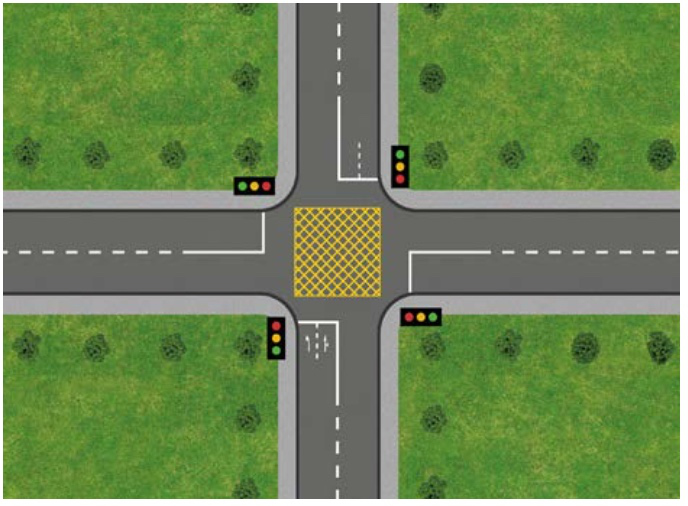
#> input picture Control lights/Resources/Images/crossroad.png, 688 x 506 px, given in place of the camera
$ python traffic_algorithm.py
#> lines starting #> are read from the running program, lines starting #| are printed output that depends on the picture; after the words box and inside, x2 and y2 are one past the last pixel; in counts of white or black regions, pixels touching at a corner belong together
#ver 1.1 - currently working
#
# import cv2
# import numpy as np
#
# # HSV range for blue detection (Based on your values)
# lower_blue = np.array([66, 57, 0])
# upper_blue = np.array([107, 255, 255])
#
# # Start webcam
# cap = cv2.VideoCapture(1)
#
# # Set the window to fullscreen
# window_name = "Blue Tape Detection"
# cv2.namedWindow(window_name)
# cv2.setWindowProperty(window_name, cv2.WND_PROP_FULLSCREEN, cv2.WINDOW_FULLSCREEN)
#
# # --- Lane Drawing Parameters (Adjust these based on your intersection) ---
# lane_lines = [
#     ((250, 0), (250, 480), "5"),  # Lane 1 - Left Boundary (empty label)
#     ((295, 0), (295, 480), "6"),  # Lane 1 - Right Boundary
#     ((345, 0), (345, 480), "7"),  # Lane 2 - Right Boundary
#     ((385, 0), (385, 480), " "),  # Lane 3 - Right Boundary
#     ((0, 190), (640, 180), "1"),  # Lane 4 - Top Boundary
#     ((0, 219), (640, 210), "2"),  # Lane 5 - Bottom Boundary
#     ((0, 250), (640, 240), ""),  # Lane 6 - Top Boundary (empty label)
#     ((0, 275), (640, 265), "3"),  # Lane 6 - Middle Boundary
#     ((0, 305), (640, 290), "4"),  # Lane 7 - Bottom Boundary
# ]
# lane_color = (0, 165, 255)  # Orange color for lanes (BGR format)
# lane_thickness = 2
# # -------------------------------------------------------------------------
#
# def get_lane(x, y, lane_lines):
#     """Determines the lane based on x, y coordinates."""
#     if y < 190:
#         return "5"
#     elif 190 <= y < 219:
#         return "6"
#     elif 250 <= y < 305:
#         return "3"
#     elif y >= 305:
#         return "4"
#     elif 250 <= x < 295:
#         return "5"
#     elif 295 <= x < 345:
#         return "6"
#     elif 345 <= x < 385:
#         return "7"
#     else:
#         return "Unknown"
#
# while True:
#     ret, frame = cap.read()
#     if not ret:
#         break
#
#     # Convert to HSV
#     hsv = cv2.cvtColor(frame, cv2.COLOR_BGR2HSV)
#
#     # Create mask for blue
#     mask = cv2.inRange(hsv, lower_blue, upper_blue)
#
#     # Apply morphological operations to enhance detection
#     kernel = np.ones((5, 5), np.uint8)
#     mask = cv2.dilate(mask, kernel, iterations=2)
#
#     # Find contours
#     contours, _ = cv2.findContours(mask, cv2.RETR_EXTERNAL, cv2.CHAIN_APPROX_SIMPLE)
#
#     for cnt in contours:
#         area = cv2.contourArea(cnt)
#         if area > 50:
#             (x, y), radius = cv2.minEnclosingCircle(cnt)
#             center = (int(x), int(y))
#             radius = int(radius)
#
#             if radius > 5:
#                 cv2.circle(frame, center, radius, (255, 0, 0), 2)  # Draw blue circle on frame
#
#                 lane = get_lane(x, y, lane_lines)  # Determine the lane
#                 coordinates = f"({int(x)}, {int(y)}) Lane: {lane}"  # Include lane in text
#                 cv2.putText(frame, coordinates, (int(x) + 10, int(y) - 10), cv2.FONT_HERSHEY_SIMPLEX, 0.5, (0, 255, 0), 1)
#
#     # Draw lane lines and add labels
#     for start_point, end_point, lane_label in lane_lines:
#         cv2.line(frame, start_point, end_point, lane_color, lane_thickness)
#
#         # Place label in top-left corner of the line segment
#         label_x = min(start_point[0], end_point[0]) + 5  # Add a small offset
#         label_y = min(start_point[1], end_point[1]) + 20  # Add a small offset
#
#         if lane_label:  # Only draw labels that are not empty strings
#             cv2.putText(frame, lane_label, (label_x, label_y), cv2.FONT_HERSHEY_SIMPLEX, 1, (0, 255, 0), 2)  # Green color
#
#     # Show results
#     cv2.imshow(window_name, frame)
#     cv2.imshow("Mask", mask)
#     result = cv2.bitwise_and(frame, frame, mask=mask)
#     cv2.imshow("Filtered Blue", result)
#
#     if cv2.waitKey(1) & 0xFF == ord("q"):
#         break
#
# cap.release()
# cv2.destroyAllWindows()


# python controlling esp32 device

# import serial
# import time
#
# # Open the serial connection to the master ESP32
# ser = serial.Serial('COM4', 115200)  # Replace COM_PORT with your actual COM port (e.g., COM3 on Windows or /dev/ttyUSB0 on Linux)
#
# # Wait for the ESP32 to initialize
# time.sleep(2)
#
# # Send a command (message) to the master ESP32
# message = "2"
# ser.write((message + '\n').encode())  # Send message to ESP32, append newline to match the trimming on ESP32
#
# # Optionally, wait for a response (if implemented in ESP32)
# time.sleep(1)
#
# # Close the serial connection
# ser.close()


# camera settings/config
#
# import cv2
# import numpy as np
#
# def nothing(x):
#     pass
#
# # Start webcam
# cap = cv2.VideoCapture(1)
#
# # Create trackbars to adjust HSV values
# cv2.namedWindow("Trackbars")
# cv2.createTrackbar("Lower H", "Trackbars", 90, 180, nothing)
# cv2.createTrackbar("Lower S", "Trackbars", 50, 255, nothing)
# cv2.createTrackbar("Lower V", "Trackbars", 50, 255, nothing)
# cv2.createTrackbar("Upper H", "Trackbars", 130, 180, nothing)
# cv2.createTrackbar("Upper S", "Trackbars", 255, 255, nothing)
# cv2.createTrackbar("Upper V", "Trackbars", 255, 255, nothing)
#
# while True:
#     ret, frame = cap.read()
#     if not ret:
#         break
#
#     hsv = cv2.cvtColor(frame, cv2.COLOR_BGR2HSV)
#
#     # Get trackbar positions
#     lower_h = cv2.getTrackbarPos("Lower H", "Trackbars")
#     lower_s = cv2.getTrackbarPos("Lower S", "Trackbars")
#     lower_v = cv2.getTrackbarPos("Lower V", "Trackbars")
#     upper_h = cv2.getTrackbarPos("Upper H", "Trackbars")
#     upper_s = cv2.getTrackbarPos("Upper S", "Trackbars")
#     upper_v = cv2.getTrackbarPos("Upper V", "Trackbars")
#
#     lower_blue = np.array([lower_h, lower_s, lower_v])
#     upper_blue = np.array([upper_h, upper_s, upper_v])
#
#     mask = cv2.inRange(hsv, lower_blue, upper_blue)
#     result = cv2.bitwise_and(frame, frame, mask=mask)
#
#     cv2.imshow("Original", frame)
#     cv2.imshow("Mask", mask)
#     cv2.imshow("Filtered Blue", result)
#
#     if cv2.waitKey(1) & 0xFF == ord("q"):
#         break
#
# cap.release()
# cv2.destroyAllWindows()


import cv2
import numpy as np

# HSV range for blue detection (Based on your values)
lower_blue = np.array([66, 57, 0])
upper_blue = np.array([107, 255, 255])

# Start webcam
cap = cv2.VideoCapture(2)

# Set the window to fullscreen
window_name = "Blue Tape Detection"
cv2.namedWindow(window_name)
cv2.setWindowProperty(window_name, cv2.WND_PROP_FULLSCREEN, cv2.WINDOW_FULLSCREEN)

# --- Lane Drawing Parameters (Adjust these based on your intersection) ---
lane_lines = [
    ((250, 0), (250, 480), "5"),  # Lane 1 - Left Boundary (empty label)
    ((295, 0), (295, 480), "6"),  # Lane 1 - Right Boundary
    ((345, 0), (345, 480), "7"),  # Lane 2 - Right Boundary
    ((385, 0), (385, 480), " "),  # Lane 3 - Right Boundary
    ((0, 190), (640, 180), "1"),  # Lane 4 - Top Boundary
    ((0, 219), (640, 210), "2"),  # Lane 5 - Bottom Boundary
    ((0, 250), (640, 240), ""),  # Lane 6 - Top Boundary (empty label)
    ((0, 275), (640, 265), "3"),  # Lane 6 - Middle Boundary
    ((0, 305), (640, 290), "4"),  # Lane 7 - Bottom Boundary
]
lane_color = (0, 165, 255)  # Orange color for lanes (BGR format)
lane_thickness = 2


# -------------------------------------------------------------------------

def get_lane(x, y, lane_lines):
    """Determines the lane based on x, y coordinates."""
    if 250 <= x < 295:
        return "5"
    elif 295 <= x < 345:
        return "6"
    elif 345 <= x < 385:
        return "7"
    elif y < 190:
        return "1"  # Corrected lane number to 1
    elif 190 <= y < 219:
        return "2"
    elif 250 <= y < 305:
        return "3"
    elif y >= 305:
        return "4"
    else:
        return "Unknown"


def count_cars_in_lanes(cars):
    """Counts cars in each lane."""
    lane_counts = {}
    for lane in ["1", "2", "3", "4", "5", "6", "7", "Unknown"]:
        lane_counts[lane] = 0

    for car in cars:
        lane_counts[car["lane"]] += 1

    return lane_counts


while True:
    ret, frame = cap.read()
#> frame is the input picture: shape (506, 688, 3); mean B, G, R 81.7, 134.4, 108
    if not ret:
        break

    # Convert to HSV
    hsv = cv2.cvtColor(frame, cv2.COLOR_BGR2HSV)
#> hsv: shape (506, 688, 3); mean H, S, V 45.8, 101.3, 135.2

    # Create mask for blue
    mask = cv2.inRange(hsv, lower_blue, upper_blue)
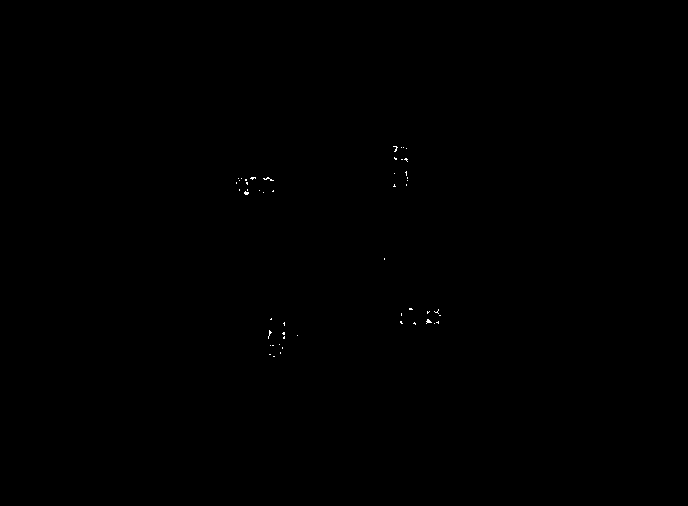
#> mask: shape (506, 688); 0.06% white in thin lines or dots, all inside (x1, y1, x2, y2) = (236, 146, 441, 357)

    # Apply morphological operations to enhance detection
    kernel = np.ones((5, 5), np.uint8)
    mask = cv2.dilate(mask, kernel, iterations=2)
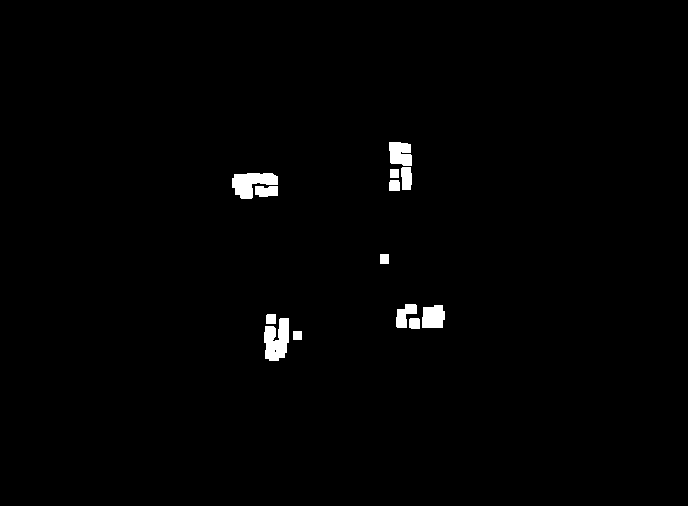
#> mask: shape (506, 688); 1.1% white; 13 white regions

    # Find contours
    contours, _ = cv2.findContours(mask, cv2.RETR_EXTERNAL, cv2.CHAIN_APPROX_SIMPLE)
#> contours = 13 contours; largest, box (x1, y1, x2, y2) and area: (264, 318, 289, 361) 724, (232, 173, 278, 199) 667, (422, 305, 445, 328) 424, (389, 142, 412, 166) 422, (396, 304, 417, 328) 262

    cars = []  # List to store car information
    for cnt in contours:
        area = cv2.contourArea(cnt)
        if area > 50:
            (x, y), radius = cv2.minEnclosingCircle(cnt)
            center = (int(x), int(y))
            radius = int(radius)

            if radius > 5:
                cv2.circle(frame, center, radius, (255, 0, 0), 2)  # Draw blue circle on frame

                lane = get_lane(x, y, lane_lines)  # Determine the lane
                coordinates = f"({int(x)}, {int(y)}) Lane: {lane}"  # Include lane in text
                cv2.putText(frame, coordinates, (int(x) + 10, int(y) - 10), cv2.FONT_HERSHEY_SIMPLEX, 0.5, (0, 255, 0),
                            1)

                cars.append({"x": x, "y": y, "lane": lane})
#> this loop made 13 passes
#> (cnt, area, x, y, radius, lane, coordinates) on pass 7: ([[380, 254], [380, 263], [388, 263], [388, 254]], 72, 384, 258.5, 6, '7', '(384, 258) Lane: 7')
#> (area, x, y, radius, lane, coordinates) on passes 2, 3, 4, 5, 6, 8: (97.5, 414.2, 323.2, 6, '4', '(414, 323) Lane: 4'), (724, 277.3, 338.4, 23, '5', '(277, 338) Lane: 5'), (80.5, 270.5, 318.5, 6, '5', '(270, 318) Lane: 5'), (424, 432, 316, 14, '4', '(432, 316) Lane: 4'), (262, 406, 315.5, 14, '4', '(406, 315) Lane: 4'), (193.5, 266, 190.5, 11, '5', '(266, 190) Lane: 5')
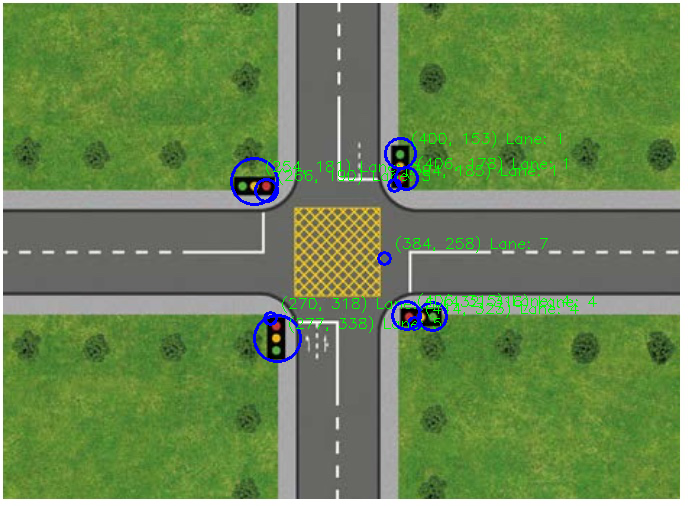
#> frame: shape (506, 688, 3); 1.53% of pixels changed, all inside (x1, y1, x2, y2) = (230, 131, 597, 363)
#> after the loop, cars = 11 items

    # Draw lane lines and add labels
    for start_point, end_point, lane_label in lane_lines:
        cv2.line(frame, start_point, end_point, lane_color, lane_thickness)

        # Place label in top-left corner of the line segment
        label_x = min(start_point[0], end_point[0]) + 5  # Add a small offset
        label_y = min(start_point[1], end_point[1]) + 20  # Add a small offset

        if lane_label:  # Only draw labels that are not empty strings
            cv2.putText(frame, lane_label, (label_x, label_y), cv2.FONT_HERSHEY_SIMPLEX, 1, (0, 255, 0),
                        2)  # Green color
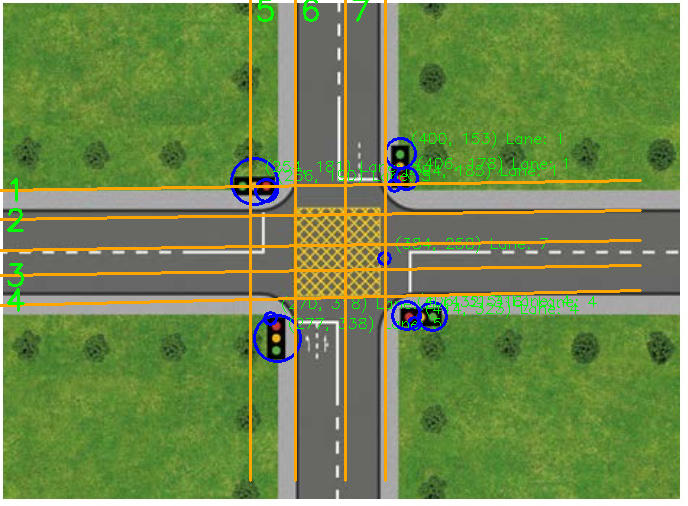
#> frame: shape (506, 688, 3); 4.63% of pixels changed, all inside (x1, y1, x2, y2) = (0, 0, 642, 482)

    # Count cars in each lane
    lane_counts = count_cars_in_lanes(cars)
#> the loop in count_cars_in_lanes, `for car in cars:` made 11 passes
#> car on passes 1 to 11: {'x': 414.2, 'y': 323.2, 'lane': '4'}, {'x': 277.3, 'y': 338.4, 'lane': '5'}, {'x': 270.5, 'y': 318.5, 'lane': '5'}, {'x': 432, 'y': 316, 'lane': '4'}, {'x': 406, 'y': 315.5, 'lane': '4'}, {'x': 384, 'y': 258.5, 'lane': '7'}, {'x': 266, 'y': 190.5, 'lane': '5'}, {'x': 394, 'y': 185.4, 'lane': '1'}, {'x': 254.5, 'y': 181.5, 'lane': '5'}, {'x': 406, 'y': 178, 'lane': '1'}, {'x': 400, 'y': 153.5, 'lane': '1'}
#> after the loop in count_cars_in_lanes, `for car in cars:`: lane_counts = {'1': 3, '2': 0, '3': 0, '4': 3, '5': 4, '6': 0, '7': 1, 'Unknown': 0}
    print("Car Counts per Lane:", lane_counts)
#| Car Counts per Lane: {'1': 3, '2': 0, '3': 0, '4': 3, '5': 4, '6': 0, '7': 1, 'Unknown': 0}

    # Show results
    cv2.imshow(window_name, frame)
    cv2.imshow("Mask", mask)
    result = cv2.bitwise_and(frame, frame, mask=mask)
    cv2.imshow("Filtered Blue", result)

    if cv2.waitKey(1) & 0xFF == ord("q"):
#> (key q is pressed here)
        break

cap.release()
cv2.destroyAllWindows()

$ run again, on Control lights/Resources/Images/hackintona.png
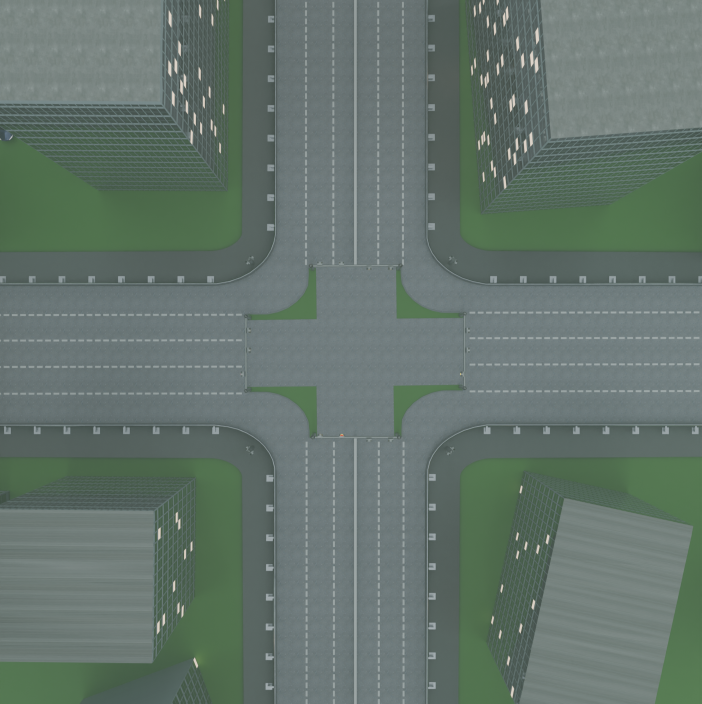
#> input picture Control lights/Resources/Images/hackintona.png, 1404 x 1407 px, given in place of the camera (shown at 1/2 size)
#> frame is the input picture: shape (1407, 1404, 3); mean B, G, R 107.9, 115.7, 100.1
#> hsv: shape (1407, 1404, 3); mean H, S, V 80, 37.3, 116.1
#> contours = 52 contours; largest, box (x1, y1, x2, y2) and area: (0, 248, 454, 387) 40843, (984, 938, 1373, 1261) 33788, (961, 280, 1404, 432) 31825, (64, 948, 392, 1025) 11394, (305, 1043, 395, 1244) 8715
#> the loop `for cnt in contours:` made 52 passes
#> (cnt, area, x, y, radius, lane, coordinates) on passes 30, 31, 39, 40: ([[230, 912], [230, 920], [359, 920], [359, 912]], 1032, 294.5, 916, 64, '5', '(294, 916) Lane: 5'), ([[191, 912], [191, 920], [207, 920], [207, 912]], 128, 199, 916, 8, '4', '(199, 916) Lane: 4'), ([[1113, 498], [1113, 506], [1138, 506], [1138, 498]], 200, 1125.5, 502, 13, '4', '(1125, 502) Lane: 4'), ([[279, 498], [279, 506], [289, 506], [289, 498]], 80, 284, 502, 6, '5', '(284, 502) Lane: 5')
#> after the loop `for cnt in contours:`: cars = 28 items
#> after the loop `for start_point, end_point, lane_label in lane_lines:`:
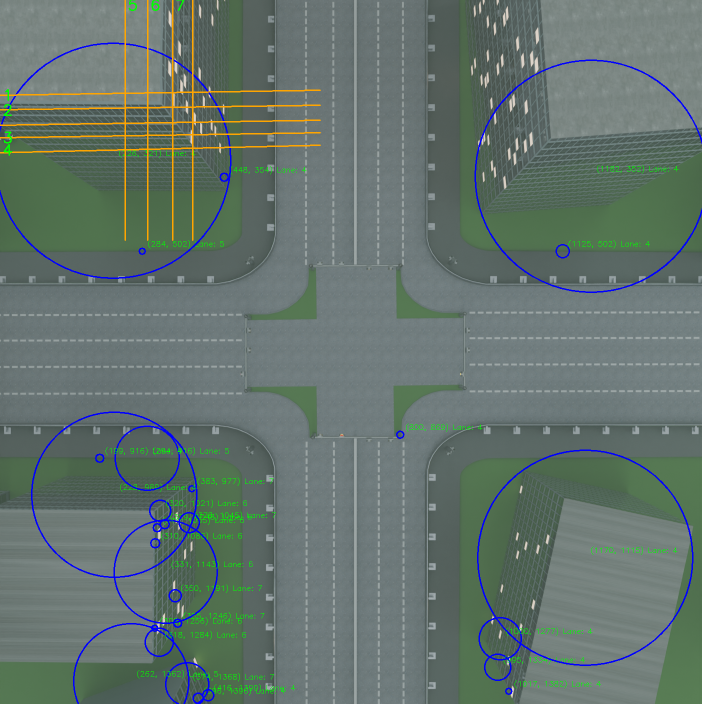
#> frame: shape (1407, 1404, 3) (shown at 1/2 size); mean B, G, R 108.7, 115.4, 99.7
#> the loop in count_cars_in_lanes, `for car in cars:` made 28 passes
#> car on passes 1 to 8: {'x': 396.5, 'y': 1396.5, 'lane': '4'}, {'x': 416.9, 'y': 1390.4, 'lane': '4'}, {'x': 1017.5, 'y': 1382, 'lane': '4'}, {'x': 374, 'y': 1368.5, 'lane': '7'}, {'x': 262.5, 'y': 1362.5, 'lane': '5'}, {'x': 995, 'y': 1334, 'lane': '4'}, {'x': 318, 'y': 1284.5, 'lane': '6'}, {'x': 309.5, 'y': 1256.5, 'lane': '6'}
#> after the loop in count_cars_in_lanes, `for car in cars:`: lane_counts = {'1': 0, '2': 0, '3': 0, '4': 13, '5': 3, '6': 7, '7': 5, 'Unknown': 0}
#| Car Counts per Lane: {'1': 0, '2': 0, '3': 0, '4': 13, '5': 3, '6': 7, '7': 5, 'Unknown': 0}
#> `result = cv2.bitwise_and(frame, frame, mask=mask)`:
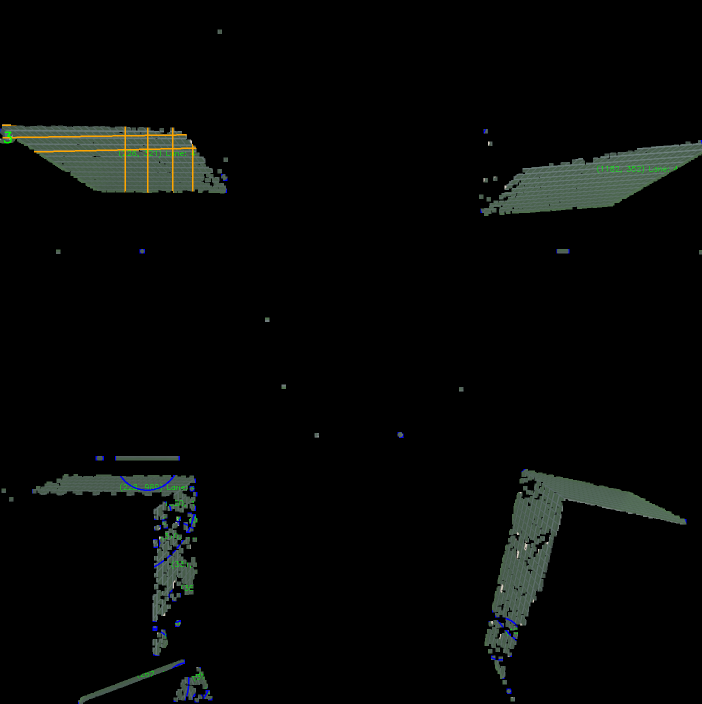
#> result: shape (1407, 1404, 3) (shown at 1/2 size); mean B, G, R 6.3, 7.4, 6
